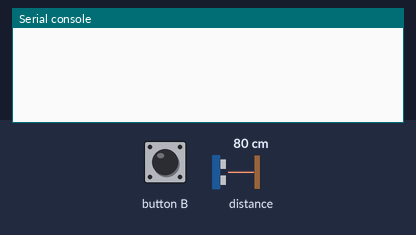
A program run on a simulated BBC micro:bit (MakeCode). Shown: the last lines printed to the serial console. Inputs (shaded band) come from the test bench; at power-on: distance to the obstacle 80 cm.

Above: at 1.2 s.
1.3 s: button B pressed for 0.15 s
At 2.1 s:
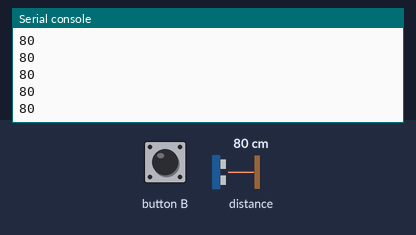
2.9 s: distance to the obstacle set to 2 cm
At 3.4 s:
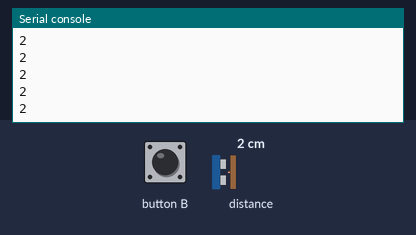
4.4 s: distance to the obstacle set to 4 cm
At 5.5 s:
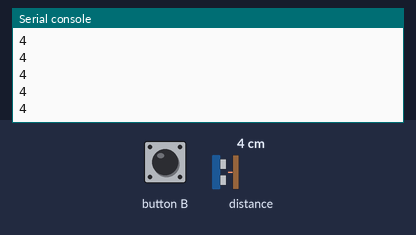
Timing chart, 0 to 7.4 s (numbered marks = the images above; inputs shaded):
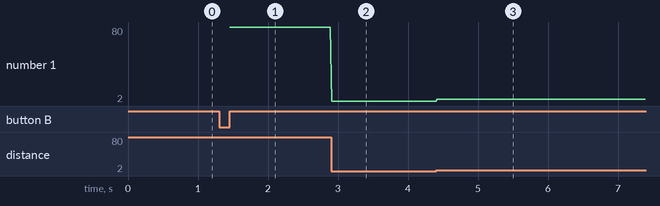

Measured:
- after the input at 1.3 s, the serial console: prints a new line after 0.16 s (image 1)
- after the input at 2.9 s, the serial console: prints a new line at once (image 2)
- after the input at 4.4 s, the serial console: prints a new line at once (image 3)
- plotted number 1: 80 → 2 after the input at 2.9 s, 2 → 4 after the input at 4.4 s

The program:

main.ts
```typescript
input.onButtonPressed(Button.B, function () {
    if (input.buttonIsPressed(Button.B)) {
        basic.pause(0)
    }
    while (!(input.buttonIsPressed(Button.B))) {
        distance = sonar.ping(
        DigitalPin.P0,
        DigitalPin.P0,
        PingUnit.Centimeters
        )
        serial.writeLine("" + (distance))
        basic.pause(20)
        basic.clearScreen()
        if (input.buttonIsPressed(Button.B)) {
            break;
        }
    }
})
let distance = 0
basic.clearScreen()
```

test.ts
```typescript
// テストはここに来ます。このパッケージが拡張機能として使用されるときにはコンパイルされません。
```
